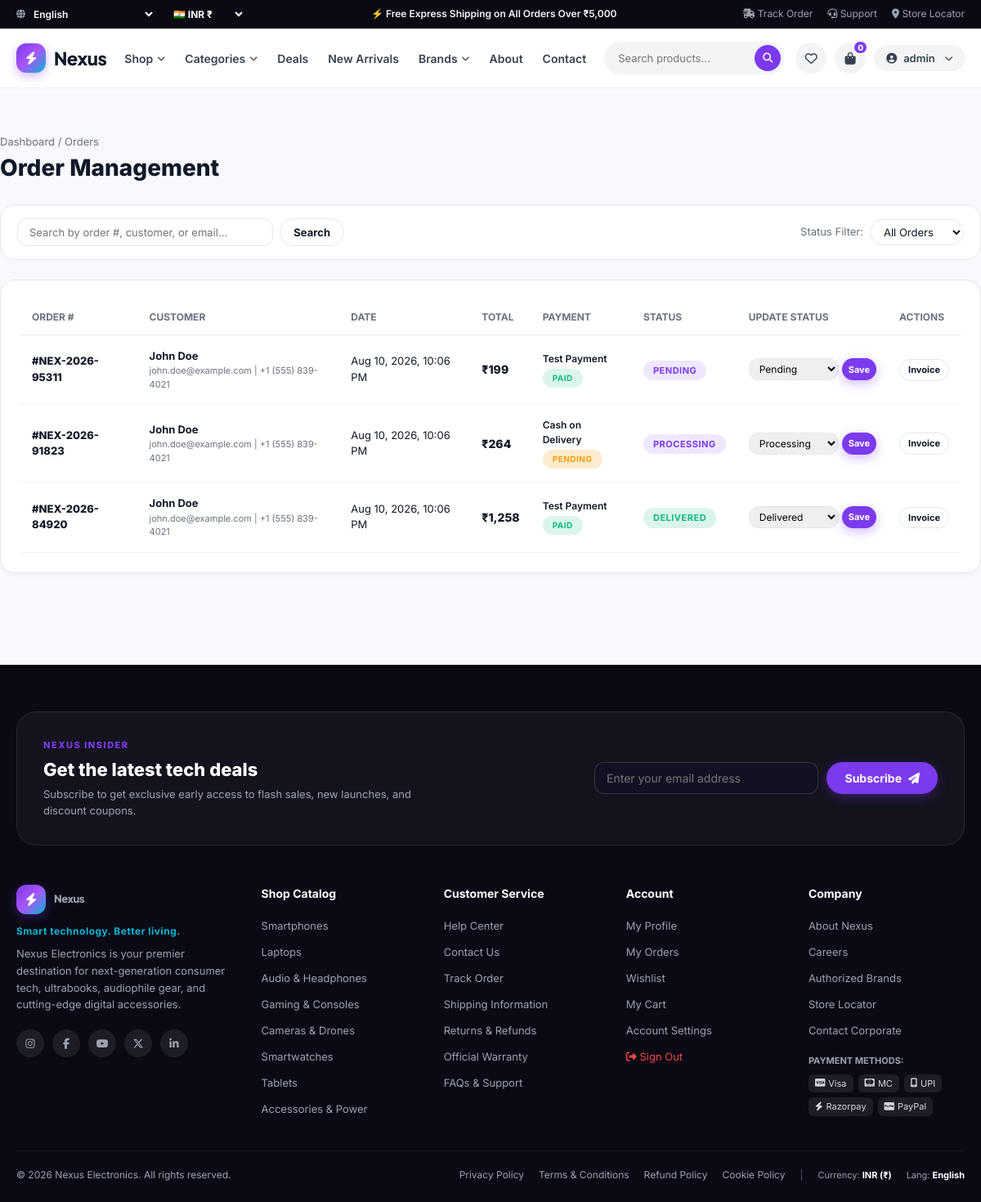
Page /admin-dashboard/orders/ (signed in) on the earlier database version.
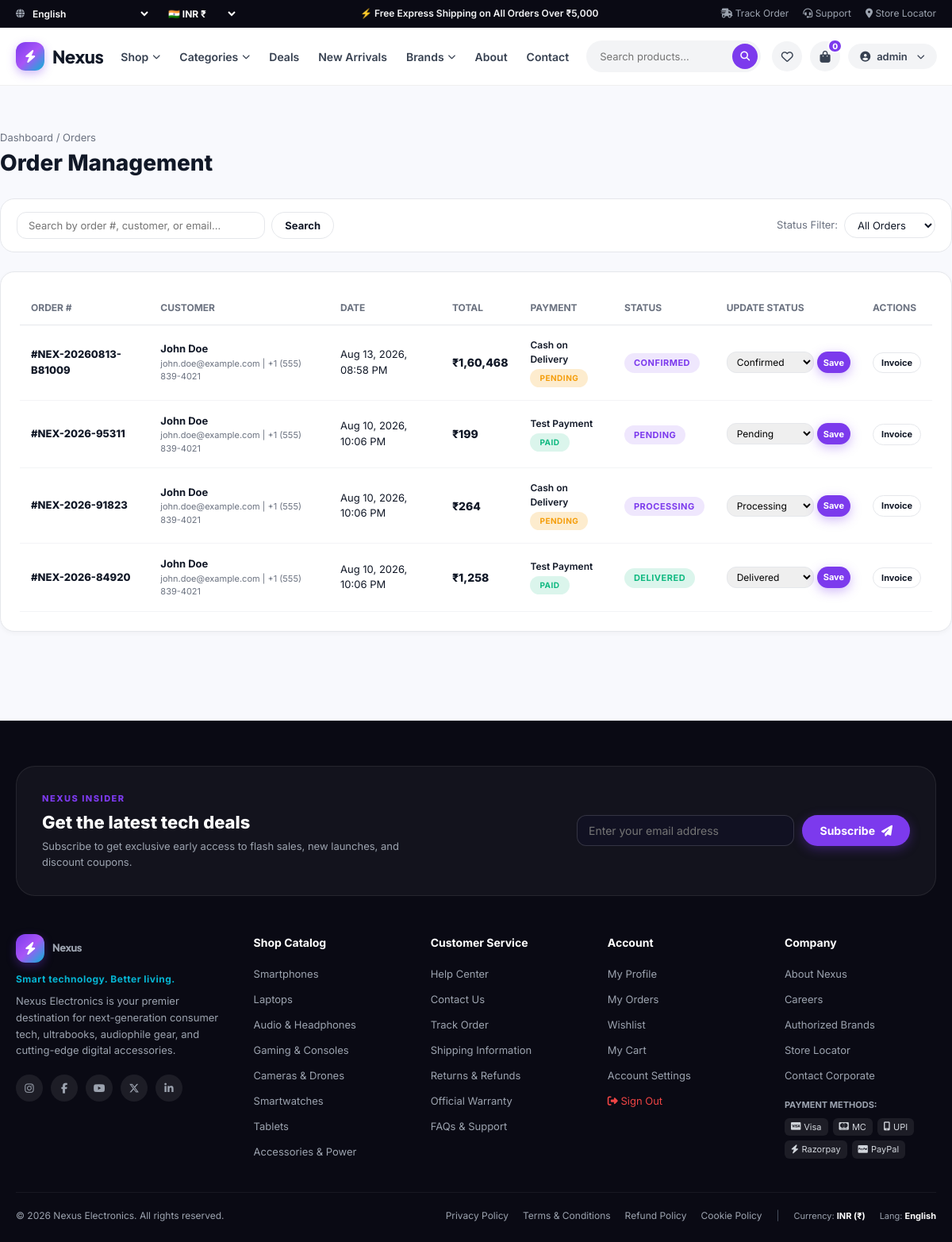
Same page on the later database version.
### Customers/models.py (models this page shows, shortened)
class Order(models.Model):
    ORDER_STATUS_CHOICES = [
        ("Pending", "Pending"),
        ("Confirmed", "Confirmed"),
        ("Processing", "Processing"),
        ("Shipped", "Shipped"),
        ("Delivered", "Delivered"),
        ("Cancelled", "Cancelled"),
    ]
    PAYMENT_STATUS_CHOICES = [
        ("Pending", "Pending"),
        ("Paid", "Paid"),
        ("Failed", "Failed"),
    ]
    PAYMENT_METHOD_CHOICES = [
        ("Cash on Delivery", "Cash on Delivery"),
        ("Test Payment", "Test Payment"),
    ]
    user = models.ForeignKey(User, on_delete=models.SET_NULL, null=True, blank=True, related_name="orders")
    order_number = models.CharField(max_length=50, unique=True, db_index=True)
    first_name = models.CharField(max_length=100)
    last_name = models.CharField(max_length=100)
    email = models.EmailField()
    phone = models.CharField(max_length=25)
    address = models.TextField()
    city = models.CharField(max_length=100)
    state = models.CharField(max_length=100)
    postal_code = models.CharField(max_length=20)
    country = models.CharField(max_length=100, default="India")
    subtotal = models.DecimalField(max_digits=10, decimal_places=2, default=0.00)
    shipping_fee = models.DecimalField(max_digits=10, decimal_places=2, default=0.00)
    discount_amount = models.DecimalField(max_digits=10, decimal_places=2, default=0.00)
    total_amount = models.DecimalField(max_digits=10, decimal_places=2, default=0.00)
    payment_method = models.CharField(max_length=50, choices=PAYMENT_METHOD_CHOICES, default="Cash on Delivery")
    payment_status = models.CharField(max_length=50, choices=PAYMENT_STATUS_CHOICES, default="Pending")
    order_status = models.CharField(max_length=50, choices=ORDER_STATUS_CHOICES, default="Pending")
    order_notes = models.TextField(blank=True, default="")
    created_at = models.DateTimeField(auto_now_add=True)
    updated_at = models.DateTimeField(auto_now=True)
    class Meta:
        ordering = ["-created_at"]
        verbose_name = "Order"
        verbose_name_plural = "Orders"
    @property
    def full_name(self):
        return f"{self.first_name} {self.last_name}".strip()

### Customers/views.py (the view)
# urls.py: path("admin-dashboard/orders/", views.admin_orders_list, name="admin_orders"),
@user_passes_test(is_staff_check, login_url='login')
def admin_orders_list(request):
    orders = Order.objects.select_related('user').all().order_by('-created_at')
    status_filter = request.GET.get('status', '').strip()
    if status_filter:
        orders = orders.filter(order_status=status_filter)
    query = request.GET.get('q', '').strip()
    if query:
        orders = orders.filter(Q(order_number__icontains=query) | Q(first_name__icontains=query) | Q(email__icontains=query))
    paginator = Paginator(orders, 15)
    page_obj = paginator.get_page(request.GET.get('page', 1))
    return render(request, 'admin/orders.html', {
        'page_obj': page_obj,
        'orders': page_obj.object_list,
        'status_filter': status_filter,
        'query': query,
    })

### Customers/views.py (called while the page is built)
def is_staff_check(user):
    return user.is_authenticated and user.is_staff

### templates/admin/orders.html (shortened to what the changed rows need)
{% extends 'base.html' %}
{% load static %}
{% load custom_filters %}
{% block content %}
<div class="container section-spacer">
  <div style="display: flex; justify-content: space-between; align-items: center; margin-bottom: 24px; flex-wrap: wrap; gap: 16px;">
    <div>
      <h1 style="font-size: 28px; font-weight: 800;">Order Management</h1>
    </div>
  </div>
  <div style="background: #FFFFFF; border: 1px solid var(--border-color); border-radius: var(--radius-md); padding: 24px; box-shadow: var(--shadow-sm); overflow-x: auto;">
    <table class="cart-table">
      <thead>
        <tr>
          <th>Order #</th>
          <th>Customer</th>
          <th>Date</th>
          <th>Total</th>
          <th>Payment</th>
          <th>Status</th>
          <th>Update Status</th>
          <th>Actions</th>
        </tr>
      </thead>
      <tbody>
        {% for o in orders %}
          <tr>
            <td style="font-weight: 800; font-size: 13px;">#{{ o.order_number }}</td>
            <td>
              <div style="font-weight: 700; font-size: 13px;">{{ o.full_name }}</div>
              <div style="font-size: 11px; color: var(--text-muted);">{{ o.email }} | {{ o.phone }}</div>
            </td>
            <td style="font-size: 13px;">{{ o.created_at|date:"M d, Y, h:i A" }}</td>
            <td style="font-size: 14px; font-weight: 800;">{{ o.total_amount|inr }}</td>
            <td>
              <div style="font-size: 12px; font-weight: 600;">{{ o.payment_method }}</div>
              <span class="badge {% if o.payment_status == 'Paid' %}badge-green{% else %}badge-yellow{% endif %}" style="font-size: 10px;">{{ o.payment_status }}</span>
            </td>
            <td>
              <span class="badge {% if o.order_status == 'Delivered' %}badge-green{% elif o.order_status == 'Cancelled' %}badge-discount{% else %}badge-purple{% endif %}">
                {{ o.order_status }}
              </span>
            </td>
            <td>
              <form action="{% url 'admin_order_update' order_number=o.order_number %}" method="POST" style="display: flex; gap: 4px;">
                <select name="order_status" class="form-select" style="padding: 4px 8px; font-size: 12px; width: 110px;">
                  <option value="Pending" {% if o.order_status == 'Pending' %}selected{% endif %}>Pending</option>
                  <option value="Confirmed" {% if o.order_status == 'Confirmed' %}selected{% endif %}>Confirmed</option>
                  <option value="Processing" {% if o.order_status == 'Processing' %}selected{% endif %}>Processing</option>
                  <option value="Delivered" {% if o.order_status == 'Delivered' %}selected{% endif %}>Delivered</option>
                </select>
                <button type="submit" class="btn btn-primary btn-sm" style="padding: 4px 8px; font-size: 11px;">Save</button>
              </form>
            </td>
            <td>
              <a href="{% url 'order_detail' order_number=o.order_number %}" class="btn btn-outline btn-sm" style="padding: 4px 10px; font-size: 11px;">
                Invoice
              </a>
            </td>
          </tr>
        {% empty %}
          <tr>
            <td colspan="8" style="text-align: center; padding: 40px; color: var(--text-muted);">No orders matching this filter.</td>
          </tr>
        {% endfor %}
      </tbody>
    </table>
  </div>
</div>
{% endblock %}

Differences in the rows shown:
added Order: order_number "NEX-20260813-B81009", full_name "John Doe", email "john.doe@example.com", phone "+1 (555) 839-4021", created_at "Aug 13, 2026, 08:58 PM", total_amount|inr "₹1,60,468", payment_method "Cash on Delivery", payment_status "PENDING", order_status "CONFIRMED", order_status "Confirmed"
